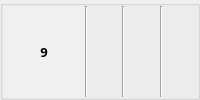
                      <widget class="QGroupBox" name="groupBox_18">
                       <property name="title">
                        <string/>
                       </property>
                       <layout class="QHBoxLayout" name="horizontalLayout_11">
                        <property name="spacing">
                         <number>0</number>
                        </property>
                        <property name="leftMargin">
                         <number>0</number>
                        </property>
                        <property name="topMargin">
                         <number>0</number>
                        </property>
                        <property name="rightMargin">
                         <number>0</number>
                        </property>
                        <property name="bottomMargin">
                         <number>0</number>
                        </property>
                        <item>
                         <widget class="QLabel" name="label_18">
                          <property name="minimumSize">
                           <size>
                            <width>82</width>
                            <height>0</height>
                           </size>
                          </property>
                          <property name="maximumSize">
                           <size>
                            <width>60</width>
                            <height>16777215</height>
                           </size>
                          </property>
                          <property name="font">
                           <font>
                            <family>나눔고딕</family>
                            <pointsize>10</pointsize>
                            <weight>75</weight>
                            <bold>true</bold>
                           </font>
                          </property>
                          <property name="styleSheet">
                           <string notr="true">background-color : rgb(240, 240, 240)</string>
                          </property>
                          <property name="text">
                           <string>9</string>
                          </property>
                          <property name="alignment">
                           <set>Qt::AlignCenter</set>
                          </property>
                         </widget>
                        </item>
                        <item>
                         <widget class="Line" name="line_10">
                          <property name="orientation">
                           <enum>Qt::Vertical</enum>
                          </property>
                         </widget>
                        </item>
                        <item>
                         <widget class="QLabel" name="nielsen_TV_Programme9">
                          <property name="font">
                           <font>
                            <family>나눔고딕</family>
                            <pointsize>10</pointsize>
                           </font>
                          </property>
                          <property name="text">
                           <string/>
                          </property>
                          <property name="margin">
                           <number>0</number>
                          </property>
                         </widget>
                        </item>
                        <item>
                         <widget class="Line" name="line_38">
                          <property name="orientation">
                           <enum>Qt::Vertical</enum>
                          </property>
                         </widget>
                        </item>
                        <item>
                         <widget class="QLabel" name="nielsen_TV_Broadcast9">
                          <property name="maximumSize">
                           <size>
                            <width>200</width>
                            <height>16777215</height>
                           </size>
                          </property>
                          <property name="font">
                           <font>
                            <family>나눔고딕</family>
                            <pointsize>10</pointsize>
                           </font>
                          </property>
                          <property name="text">
                           <string/>
                          </property>
                          <property name="margin">
                           <number>0</number>
                          </property>
                         </widget>
                        </item>
                        <item>
                         <widget class="Line" name="line_20">
                          <property name="orientation">
                           <enum>Qt::Vertical</enum>
                          </property>
                         </widget>
                        </item>
                        <item>
                         <widget class="QLabel" name="nielsen_TV_Audience9">
                          <property name="maximumSize">
                           <size>
                            <width>150</width>
                            <height>16777215</height>
                           </size>
                          </property>
                          <property name="font">
                           <font>
                            <family>나눔고딕</family>
                            <pointsize>10</pointsize>
                           </font>
                          </property>
                          <property name="text">
                           <string/>
                          </property>
                          <property name="alignment">
                           <set>Qt::AlignCenter</set>
                          </property>
                         </widget>
                        </item>
                       </layout>
                      </widget>
